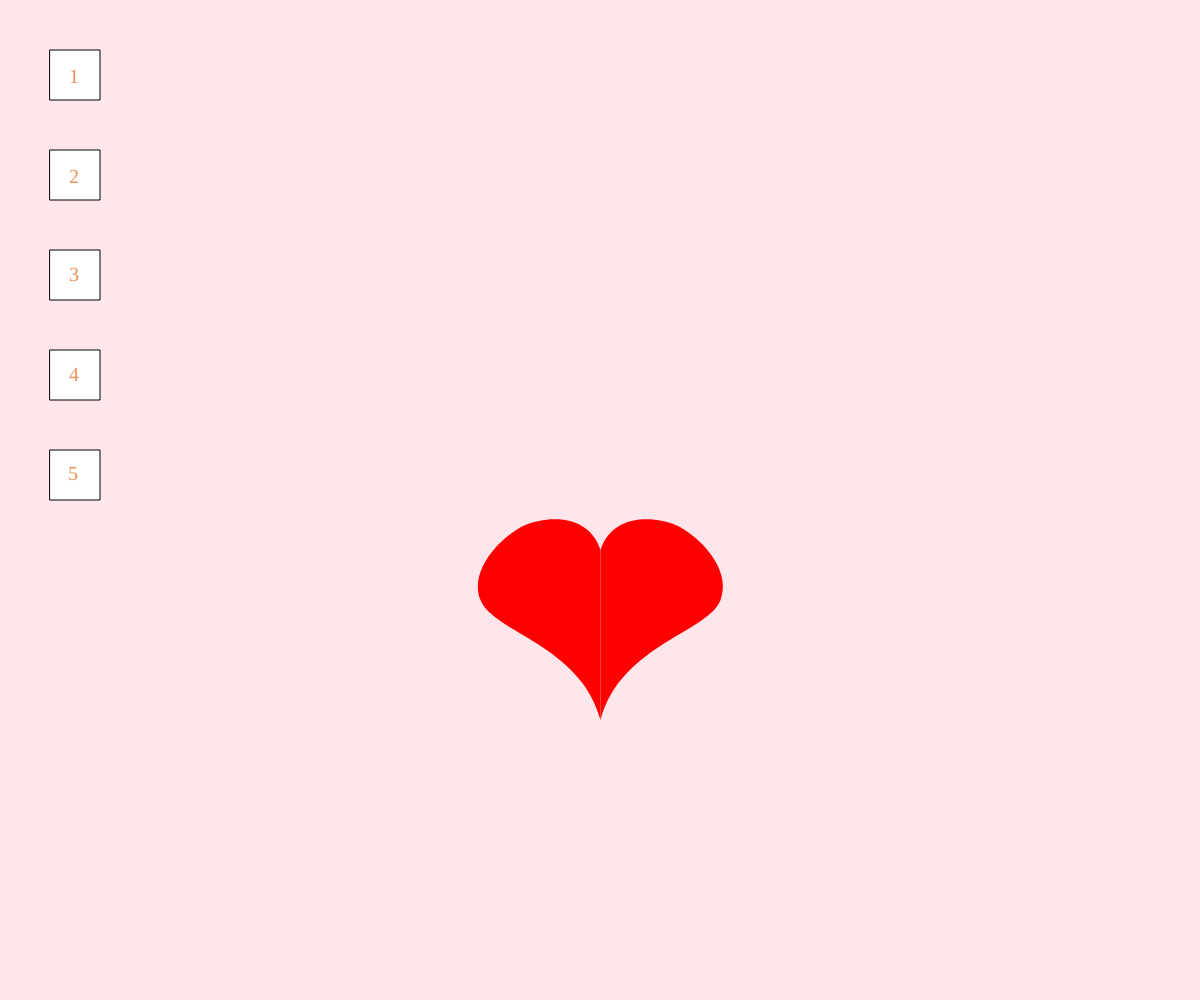
Frame 1 (no input)
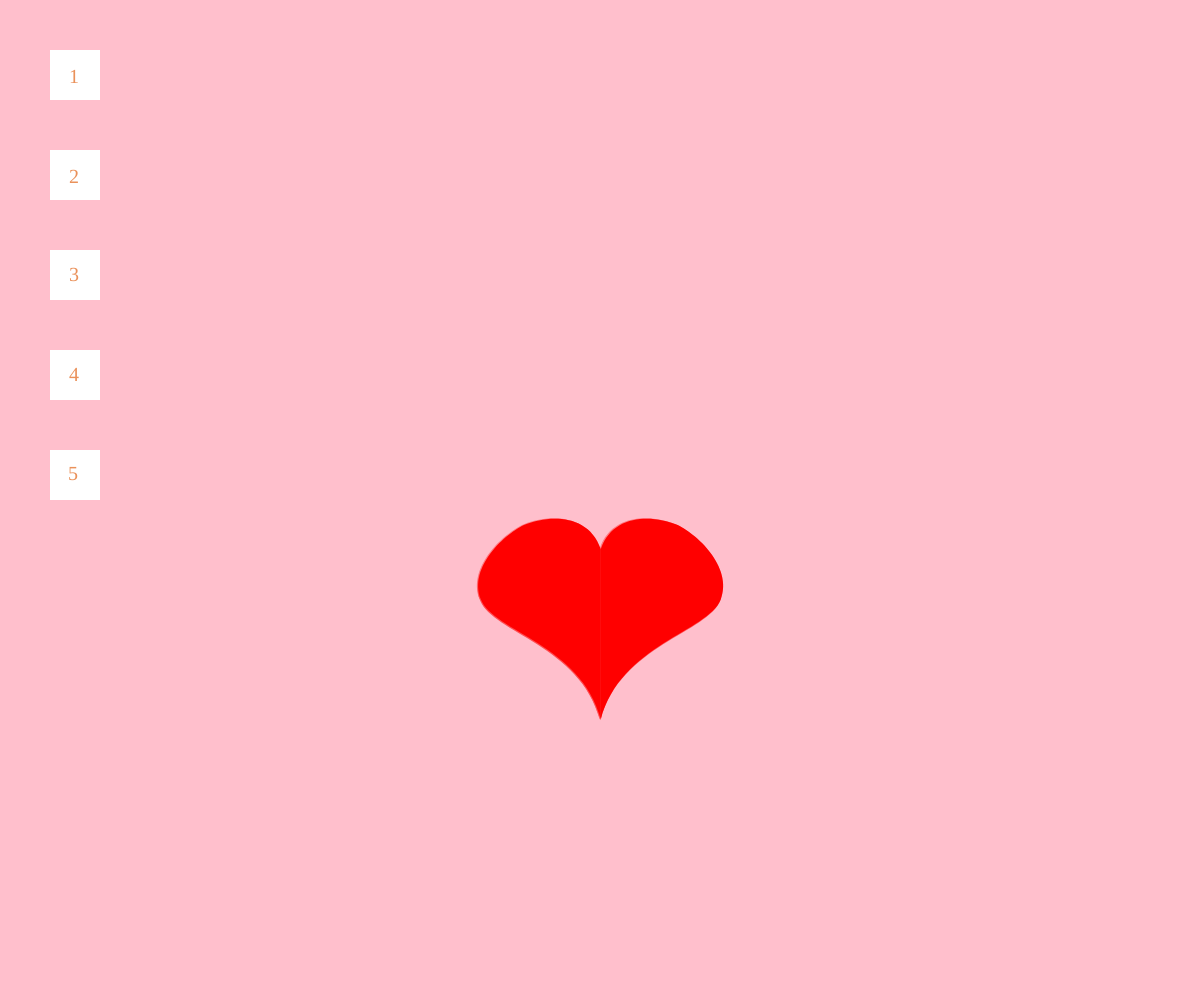
Frame 60 (no input)
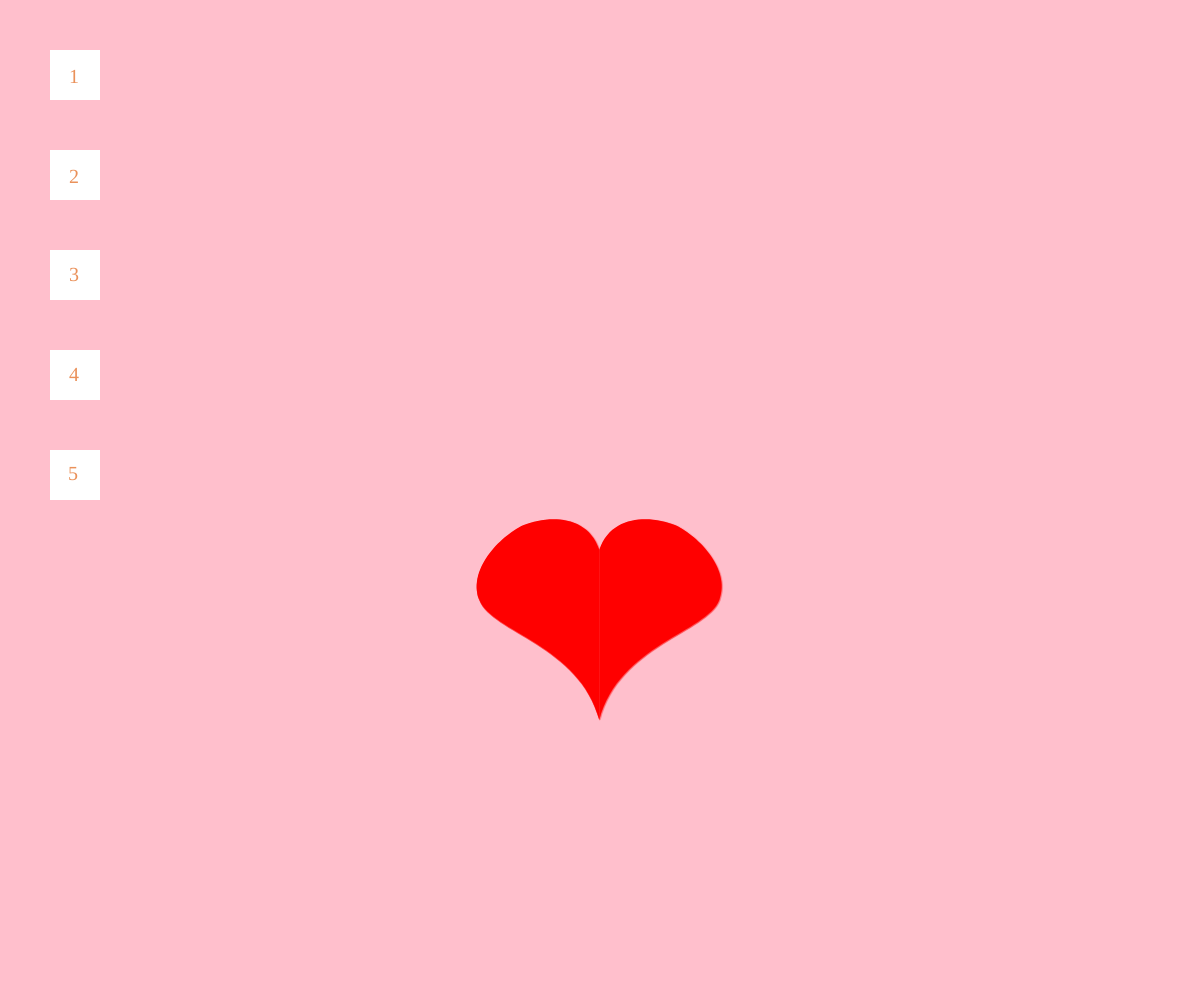
Frame 120 (the mouse pressed at the canvas centre since frame 60)

The p5.js sketch that drew these frames (run headless with seeded random() and noise() and a simulated clock; from frame 60 on, the mouse is pressed at the canvas centre):

// p5.js sketch
// ── sketch.js
//VALENTINES DAY//


//speed of jitters
let speed = 1;
//stars array
let stars = [];
//shooting star variables
let shootheight = 0;
let shootwidth = 1500;

function setup() {
  createCanvas(windowWidth, windowHeight);

  //add 50 stars to array and instantiate the class
  for (let i = 0; i < 50; i++) {
  stars.push(new Jitter());
  }
}

function draw() {
  background(255, 192, 203, 100);

  //buttons
  fill(255);
  square(50, 50, 50);
  square(50, 150, 50);
  square(50, 250, 50);
  square(50, 350, 50);
  square(50, 450, 50);
  //buttons text
  fill(234, 145, 90);
  textSize(20);
  textFont('Georgia');
  text('1', 69, 83);
  text('2', 69, 183);
  text('3', 69, 281);
  text('4', 69, 381);
  text('5', 68, 480);



  //HEART//
  let ww = width/2;
  let hh = height+50;
  ww = ww+(random(-speed, speed));
  hh = hh+(random(-speed, speed));
  //HEART//
  fill(255, 0, 0);
  noStroke();
  beginShape();
  curveVertex(ww, hh);
  curveVertex(ww, hh-330);
  curveVertex(ww-120, hh-450);
  curveVertex(ww-75, hh-525);
  curveVertex(ww, hh-500);
  curveVertex(ww, hh-300);
  endShape();
  //HEART//
  beginShape();
  curveVertex(ww, hh-300);
  curveVertex(ww, hh-500);
  curveVertex(ww+75, hh-525);
  curveVertex(ww+120, hh-450);
  curveVertex(ww, hh-330);
  curveVertex(ww, hh);
  endShape();
  //HEART//


  if (mouseIsPressed == true){
    textSize(25);
    textFont('Georgia');

    //first button
    if (mouseX > 50 && mouseX < 100 && mouseY > 50 && mouseY < 100){
      fill(255);
      text('hi lukey', width-500, height-100);
      speed = 3;

      //second button
    } else if (mouseX > 50 && mouseX < 100 && mouseY > 150 && mouseY < 200){
      fill(255);
      text('i just wanted to say that', width-500, height-100);
      speed = 10;
    
      //third button
    } else if (mouseX > 50 && mouseX < 100 && mouseY > 250 && mouseY < 300){
      fill(255);
      text('you are the love of my life!', width-500, height-100);
      speed = 50;

      //fourth button
    } else if (mouseX > 50 && mouseX < 100 && mouseY > 350 && mouseY < 400){
      fill(255);
      text('and i will be in love with you until the end of time', width-700, height-100);
      speed = 75;

      //fifth button
    } else if (mouseX > 50 && mouseX < 100 && mouseY > 450 && mouseY < 500){
      speed = 100;
    }
}

if (speed == 100){
  //ending screen
  bigend();
}
}

function bigend(){
  background(7, 11, 52);
  textSize(25);
  textFont('Georgia');
  text('heart exploded sorry love ya too much', (width/2)-350, (height/2)-100);
  text('happy valentines day my angel ;)', width/2, (height/2));
  text('A&L forever <3', width/2-150, height/2 + 100);

  //move and display stars
  for (let i = 0; i < stars.length; i++) {
    stars[i].move();
    stars[i].display();
  }

  //shooting star
    if (shootheight<height+50){
      for(let j = 0; j < 15; j++){
        fill(255, 190, 56);
        ellipse(shootwidth-j*-4, shootheight-j*4, 15-j);
        shootheight++;
        shootwidth--;
      }
}
}
 




//star jitters
class Jitter {
  constructor() {
    this.x = random(width);
    this.y = random(height);
    this.diameter = random(5, 10);
    this.speed = 1;
  }

  move() {
    this.x += random(-this.speed, this.speed);
    this.y += random(-this.speed, this.speed);
  }

  display() {
    fill(192, 192, 192);
    ellipse(this.x, this.y, this.diameter, this.diameter);
  }
}
